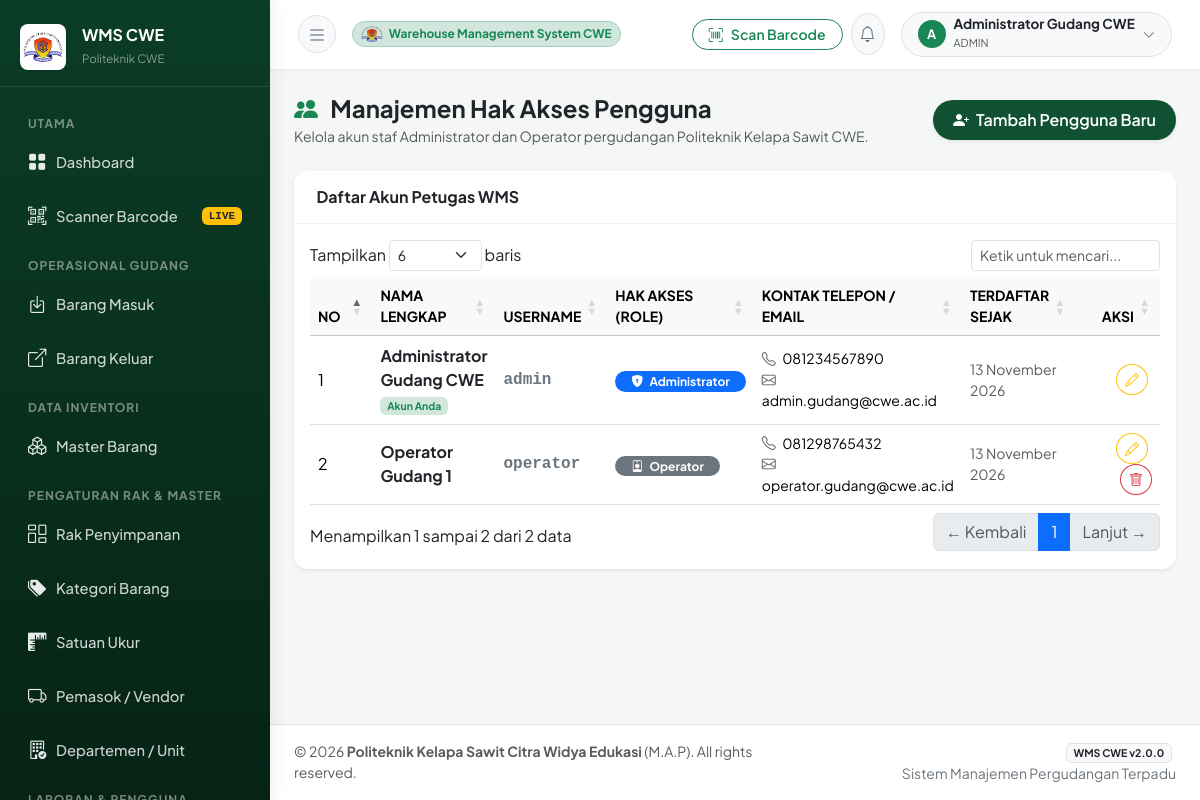
The app's page /modules/users/index.php (signed in) with its own data.
### tables this page shows
CREATE TABLE IF NOT EXISTS `users` (
  `id` INT AUTO_INCREMENT PRIMARY KEY,
  `nama` VARCHAR(100) NOT NULL,
  `username` VARCHAR(50) NOT NULL UNIQUE,
  `password` VARCHAR(255) NOT NULL,
  `role` ENUM('admin', 'operator') NOT NULL DEFAULT 'operator',
  `telepon` VARCHAR(20) DEFAULT NULL,
  `email` VARCHAR(100) DEFAULT NULL,
  `created_at` DATETIME DEFAULT CURRENT_TIMESTAMP,
  `updated_at` DATETIME DEFAULT CURRENT_TIMESTAMP ON UPDATE CURRENT_TIMESTAMP
);

### helpers/format.php (called while the page is built, shortened)
<?php
if (!function_exists('format_tanggal')) {
    function format_tanggal(?string $date, bool $include_time = false): string {
        $timestamp = strtotime($date);
        $bulan_indo = [
            1 => 'Januari', 'Februari', 'Maret', 'April', 'Mei', 'Juni',
            'Juli', 'Agustus', 'September', 'Oktober', 'November', 'Desember'
        ];
        $hari = date('d', $timestamp);
        $bulan = $bulan_indo[(int)date('m', $timestamp)];
        $tahun = date('Y', $timestamp);
        $result = "{$hari} {$bulan} {$tahun}";
        return $result;
    }
}

### modules/users/index.php (the view, shortened to what this page needs)
<?php
require_once __DIR__ . '/../../config/database.php';
require_once __DIR__ . '/../../helpers/format.php';
$stmt = $pdo->query("SELECT * FROM users ORDER BY role ASC, nama ASC");
$user_list = $stmt->fetchAll();
require_once __DIR__ . '/../../layout/header.php';
require_once __DIR__ . '/../../layout/sidebar.php';
?>
<div id="content-wrapper">
    <?php require_once __DIR__ . '/../../layout/navbar.php'; ?>
    <main class="container-fluid px-4 py-4">
        <div class="d-flex flex-column flex-md-row justify-content-between align-items-md-center mb-4">
            <div>
                <h4 class="fw-bold mb-1 text-dark"><i class="bi bi-people-fill text-success me-2"></i> Manajemen Hak Akses Pengguna</h4>
                <p class="text-muted small mb-0">Kelola akun staf Administrator dan Operator pergudangan Politeknik Kelapa Sawit CWE.</p>
            </div>
            <div class="mt-3 mt-md-0">
                <button type="button" class="btn btn-cwe-primary rounded-pill shadow-sm" data-bs-toggle="modal" data-bs-target="#modalTambahUser">
                    <i class="bi bi-person-plus-fill me-1"></i> Tambah Pengguna Baru
                </button>
            </div>
        </div>
        <div class="card shadow-sm">
            <div class="card-header bg-white py-3">
                <h6 class="fw-bold mb-0 text-dark">Daftar Akun Petugas WMS</h6>
            </div>
            <div class="card-body">
                <div class="table-responsive">
                    <table class="table table-hover align-middle datatable">
                        <thead class="table-light small text-uppercase">
                            <tr>
                                <th style="width: 50px;">No</th>
                                <th>Nama Lengkap</th>
                                <th>Username</th>
                                <th>Hak Akses (Role)</th>
                                <th>Kontak Telepon / Email</th>
                                <th>Terdaftar Sejak</th>
                                <th class="text-end" style="width: 120px;">Aksi</th>
                            </tr>
                        </thead>
                        <tbody>
                            <?php $no = 1; foreach ($user_list as $u): ?>
                                <tr>
                                    <td><?= $no++ ?></td>
                                    <td>
                                        <div class="fw-bold text-dark"><?= htmlspecialchars($u['nama']) ?></div>
                                        <?php if ($u['id'] === (int)$_SESSION['user_id']): ?>
                                            <span class="badge bg-success-subtle text-success" style="font-size: 0.65rem;">Akun Anda</span>
                                        <?php endif; ?>
                                    </td>
                                    <td class="font-monospace fw-semibold text-secondary"><?= htmlspecialchars($u['username']) ?></td>
                                    <td>
                                        <?php if ($u['role'] === 'admin'): ?>
                                            <span class="badge bg-primary px-3 py-1 rounded-pill"><i class="bi bi-shield-lock-fill me-1"></i> Administrator</span>
                                        <?php else: ?>
                                            <span class="badge bg-secondary px-3 py-1 rounded-pill"><i class="bi bi-person-badge me-1"></i> Operator</span>
                                        <?php endif; ?>
                                    </td>
                                    <td class="small">
                                        <div><i class="bi bi-telephone text-muted me-1"></i> <?= htmlspecialchars($u['telepon'] ?? '-') ?></div>
                                        <div><i class="bi bi-envelope text-muted me-1"></i> <?= htmlspecialchars($u['email'] ?? '-') ?></div>
                                    </td>
                                    <td class="small text-muted"><?= format_tanggal($u['created_at']) ?></td>
                                    <td class="text-end">
                                        <button type="button" class="btn btn-sm btn-outline-warning rounded-circle me-1 btn-edit-user"
                                                data-id="<?= $u['id'] ?>"
                                                data-nama="<?= htmlspecialchars($u['nama']) ?>"
                                                data-username="<?= htmlspecialchars($u['username']) ?>"
                                                data-role="<?= $u['role'] ?>"
                                                data-telepon="<?= htmlspecialchars($u['telepon'] ?? '') ?>"
                                                data-email="<?= htmlspecialchars($u['email'] ?? '') ?>"
                                                title="Ubah Pengguna">
                                            <i class="bi bi-pencil"></i>
                                        </button>
                                        <?php if ($u['id'] !== (int)$_SESSION['user_id']): ?>
                                            <a href="<?= BASE_URL ?>modules/users/index.php?action=delete&id=<?= $u['id'] ?>"
                                               class="btn btn-sm btn-outline-danger rounded-circle btn-delete-confirm"
                                               data-name="Akun <?= htmlspecialchars($u['nama']) ?>"
                                               title="Hapus Akun">
                                                <i class="bi bi-trash"></i>
                                            </a>
                                        <?php endif; ?>
                                    </td>
                                </tr>
                            <?php endforeach; ?>
                        </tbody>
                    </table>
                </div>
            </div>
        </div>
    </main>
<?php require_once __DIR__ . '/../../layout/footer.php'; ?>

### layout/header.php (style rules this page uses)
:root { --primary-cwe: #0f5132; --primary-cwe-hover: #0a3622; --primary-cwe-light: #d1e7dd; --accent-gold: #d4a373; --sidebar-bg: #0b3d26; --sidebar-text: #e9ecef; --sidebar-active: #198754; --card-radius: 14px; }
html, body { height: 100%; margin: 0; padding: 0; overflow: hidden; max-width: 100vw; }
body { font-family: 'Plus Jakarta Sans', sans-serif; background-color: #f4f7f6; color: #2b2f33; height: 100vh; }
#content-wrapper { flex: 1 1 0%; height: 100vh; display: flex; flex-direction: column; min-width: 0; background-color: #f4f7f6; overflow-y: auto; overflow-x: hidden; position: relative; }
#content-wrapper > main { flex: 1 0 auto; }
.card { border: none; border-radius: var(--card-radius); box-shadow: 0 3px 12px rgba(0, 0, 0, 0.04); transition: transform 0.2s ease, box-shadow 0.2s ease; }
.card-header { background-color: #ffffff; border-bottom: 1px solid #f0f3f2; padding: 1.1rem 1.4rem; font-weight: 600; border-radius: var(--card-radius) var(--card-radius) 0 0 !important; }
.btn-cwe-primary { background-color: #0f5132; color: #ffffff; border: none; font-weight: 600; padding: 0.5rem 1.25rem; border-radius: 8px; transition: all 0.2s; }
.table-responsive { -webkit-overflow-scrolling: touch; }

### records on screen
users: nama "Administrator Gudang CWE", shows "Akun Anda", username "admin", role "admin" (drawn), telepon "081234567890", email "admin.gudang@cwe.ac.id", created_at "13 November 2026"
users: nama "Operator Gudang 1", username "operator", role "operator" (drawn), telepon "081298765432", email "operator.gudang@cwe.ac.id", created_at "13 November 2026"

### other values on screen
substr($_SESSION['user_nama'] ?? 'U', 0, 1) "A"
$_SESSION['user_nama'] "Administrator Gudang CWE"
$_SESSION['user_role'] "ADMIN"
INSTITUTION_NAME "Politeknik Kelapa Sawit Citra Widya Edukasi"
APP_NAME "WMS CWE"
APP_VERSION "2.0.0"
